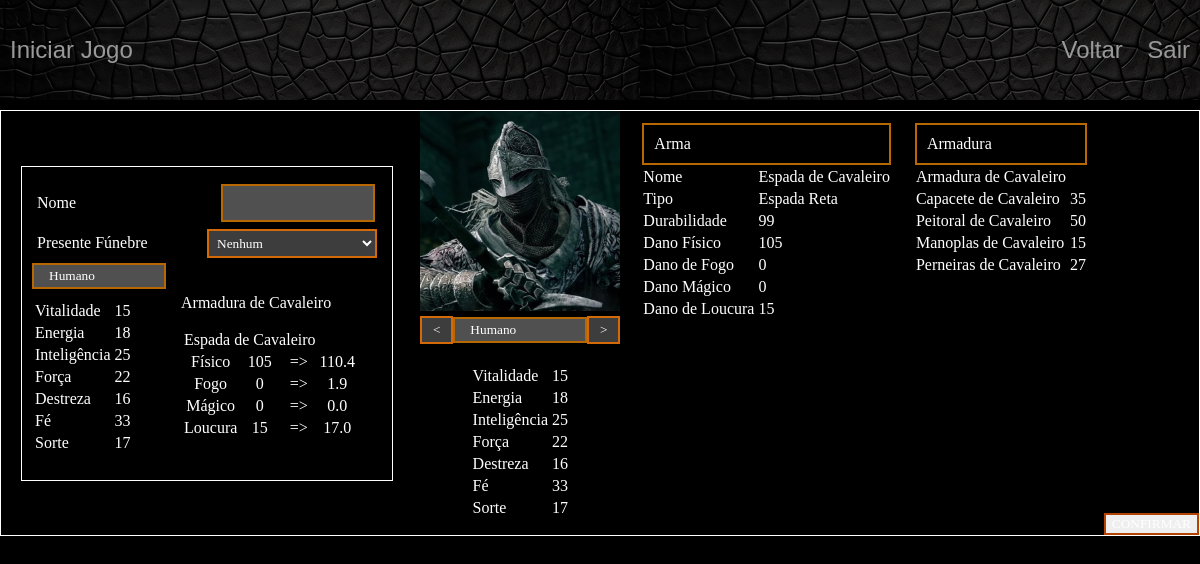
Page /view/newgame.php (signed in) on the committed database.
### tables this page shows
CREATE TABLE `classes` (
  `id_classe` int(11) NOT NULL,
  `nome_classe` varchar(20) NOT NULL,
  `caminho` varchar(100) NOT NULL,
  `id_arma` int(2) NOT NULL,
  `id_armadura` int(2) NOT NULL,
  `vitalidade` int(2) NOT NULL,
  `energia` int(2) NOT NULL,
  `inteligencia` int(2) NOT NULL,
  `forca` int(2) NOT NULL,
  `destreza` int(2) NOT NULL,
  `fe` int(2) NOT NULL,
  `sorte` int(2) NOT NULL,
  `res_fogo` int(3) NOT NULL,
  `res_sangrar` int(3) NOT NULL,
  `res_loucura` int(3) NOT NULL,
  `res_afogar` int(3) NOT NULL
);

CREATE TABLE `armaduras` (
  `id_armadura` int(2) NOT NULL,
  `nome_armadura` varchar(50) NOT NULL,
  `capacete` int(11) NOT NULL,
  `peitoral` int(11) NOT NULL,
  `perneiras` int(11) NOT NULL,
  `manoplas` int(11) NOT NULL
);

CREATE TABLE `armas` (
  `id_arma` int(2) NOT NULL,
  `nome_arma` varchar(50) NOT NULL,
  `tipo` varchar(20) NOT NULL,
  `dano_fis` int(4) DEFAULT NULL,
  `dano_mag` int(4) DEFAULT NULL,
  `dano_fogo` int(4) DEFAULT NULL,
  `dano_louc` int(4) DEFAULT NULL,
  `dur` int(3) NOT NULL
);

### model/dbCrudLogin.php (called while the page is built, shortened)
<?php
    class DatabaseFunctions {
        private $host;
        private $user;
        private $passwd;
        private $db;
        public function __construct() {
            $this->host = "localhost";
            $this->user = "root";
            $this->passwd = "";
            $this->db = "fatec_souls";
        }
        public function connect() {
            try {
                $this->conn = new PDO("mysql:host={$this->host};dbname={$this->db};charset=utf8",$this->user, $this->passwd);
                $this->conn->setAttribute(PDO::ATTR_ERRMODE, PDO::ERRMODE_EXCEPTION);
                return $this->conn;
            }
            catch (PDOException $e) {
                $_SESSION['errorDb'] = "Connection failed: " . $e->getMessage();
                return null;
            }
        }
    }
?>

### model/dbCrudLoad.php (the view, shortened to what this page needs)
<?php
    include_once '../model/dbCrudLogin.php';
    class DatabaseLoadFunctions {
        private $conn;
        private $nome;
        private $path;
        private $nomeArma;
        private $nomeArmadura;
        private $arma;
        private $classe;
        private $escala;
        public function __construct($conn) {
            $this->conn = $conn;
        }
        public function setNome($value) {
            $this->nome = $value;
        }
        public function setArma($nome) {
            $this->nomeArma = $nome;
        }
        public function setArmadura($nome) {
            $this->nomeArmadura = $nome;
        }
        public function getNome() {
            return $this->nome;
        }
        public function getArma() {
            return $this->nomeArma;
        }
        public function getArmadura() {
            return $this->nomeArmadura;
        }
        public function searchNomeArma($value) {
            $sql = "SELECT nome_arma FROM armas WHERE id_arma = :idArma";
            $stmt = $this->conn->prepare($sql);
            $stmt->bindParam(":idArma", $value);
            try {
                if($stmt->execute()) {
                    $result = $stmt->fetch(PDO::FETCH_ASSOC);
                    $this->setArma($result ? $result['nome_arma'] : '');
                } else {
                    $_SESSION['error_loadclass'] = "Não foi possível encontrar a arma da classe";
                }
            } catch (Exception $ex) {
                $_SESSION['error_loadclass'] = $ex->getMessage();
            }
        }
        public function searchNomeArmadura($value) {
            $sql = "SELECT nome_armadura FROM armaduras WHERE id_armadura = :idArmadura";
            $stmt = $this->conn->prepare($sql);
            $stmt->bindParam(":idArmadura", $value);
            try {
                if($stmt->execute()) {
                    $result = $stmt->fetch(PDO::FETCH_ASSOC);
                    $this->setArmadura($result ? $result['nome_armadura'] : '');
                } else {
                    $_SESSION['error_loadclass'] = "Não foi possível encontrar a armadura da classe";
                }
            } catch (Exception $ex) {
                $_SESSION['error_loadclass'] = $ex->getMessage();
            }
        }
        public function setPath($path) {
            $this->path = $path;
        }
        public function getPath() {
            return "../assets/classes_images/".$this->path;
        }
        public function loadClassInfo($classId) {
            $sql = "SELECT vitalidade as 'Vitalidade', energia as 'Energia', inteligencia as 'Inteligência', forca as 'Força', destreza as 'Destreza', fe as 'Fé', sorte as 'Sorte' FROM classes WHERE id_classe = :id_classe;";
            $stmt = $this->conn->prepare($sql);
            $stmt->bindParam(":id_classe", $classId);
            try {
                $stmt->execute();
                $row = $stmt->fetch(PDO::FETCH_ASSOC);
                echo "<table class='classProperties'>";
                foreach ($row as $field => $value) {
                    echo "<tr><td>".$field."</td><td>".$value."</td></tr>";
                }
                echo "</table>";
            } catch (PDOException $ex) {
                $_SESSION['error_loadclass'] = $ex->getMessage();
            }
        }
        public function loadFields($classId) {
            $sql = "SELECT nome_classe, caminho FROM classes WHERE id_classe = :id_classe";
            $stmt = $this->conn->prepare($sql);
            $stmt->bindParam(":id_classe", $classId);
            try {
                $stmt->execute();
            } catch (PDOException $ex) {
                $_SESSION['error_loadclass'] = $ex->getMessage();
            }
        }
        public function getBurialGifts() {
            $sql = 'SELECT * FROM presentes';
            $stmt = $this->conn->prepare($sql);
            try {
                $stmt->execute();
                $result = $stmt->fetchAll(PDO::FETCH_ASSOC);
                if ($result) {
                    $selected = isset($_GET['idGift']) ? $_GET['idGift'] : null;
                    foreach ($result as $row) {
                        echo '<option value="'.$row['id_presente'].'"';
                        if ($selected == $row['id_presente'])
                            echo 'selected';
                        echo '>'.$row['nome_presente'].'</option>';
                    }
                } else {
                    echo '<p>Não há presentes disponíveis.</p>';
                }
            } catch (PDOException $ex) {
                $_SESSION['error_loadclass'] = $ex->getMessage();
            }
        }
        public function loadClassArmor($classId) {
            $sql = "SELECT nome_armadura, capacete as 'Capacete', peitoral as 'Peitoral', manoplas as 'Manoplas', perneiras as 'Perneiras' FROM armaduras INNER JOIN classes ON classes.id_armadura = armaduras.id_armadura WHERE classes.id_classe = :idClasse";
            $stmt = $this->conn->prepare($sql);
            $stmt->bindParam(":idClasse", $classId);
            try {
                $stmt->execute();
                $row = $stmt->fetch(PDO::FETCH_ASSOC);
                $spanArmor = count($row) - 1;
                echo '<table class="classProperties">';
                echo '<tr><th class=classPropertiesHeader colspan="'.$spanArmor.'">Armadura</th></tr>';
                foreach($row as $field => $value) {
                    if($field == 'nome_armadura') {
                        $nomeClasse = explode(' ', trim($value));
                        $nomeArmadura = end($nomeClasse);
                        echo '<tr><td>'.$value.'</td></tr>';
                        continue;
                    }
                    echo '<tr><td>'.$field.' de '.$nomeArmadura.'</td><td>'.$value.'</td></tr>';
                }
                echo '</table>';
            } catch (PDOException $ex) {
                $_SESSION['error_loadclass'] = $ex->getMessage();
            }
        }
        public function loadClassWeapon($classId) {
            $sql = "SELECT nome_arma as 'Nome', tipo as 'Tipo', dur as 'Durabilidade', dano_fis as 'Dano Físico', dano_fogo as 'Dano de Fogo', dano_mag as 'Dano Mágico', dano_louc as 'Dano de Loucura' FROM armas INNER JOIN classes ON classes.id_arma = armas.id_arma WHERE classes.id_classe = :idClasse";
            $stmt = $this->conn->prepare($sql);
            $stmt->bindParam(":idClasse", $classId);
            try {
                $stmt->execute();
                $row = $stmt->fetch(PDO::FETCH_ASSOC);
                $spanWeapon = count($row) + 2;
                echo '<table class="classProperties">';
                echo '<tr><th class="classPropertiesHeader" colspan="'.$spanWeapon.'">Arma</th></tr>';
                foreach($row as $field => $value) {
                    echo '<tr><td>'.$field.'</td><td>'.$value.'</td></tr>';
                }
                echo '</table>';
            } catch (PDOException $ex) {
                $_SESSION['error_loadclass'] = $ex->getMessage();
            }
        }
        public function setScaling($classId) {
            $sql = "SELECT armas.dano_fis, armas.dano_mag, armas.dano_fogo, armas.dano_louc FROM armas INNER JOIN classes ON armas.id_arma = classes.id_arma WHERE classes.id_classe = :idClasse";
            $stmt = $this->conn->prepare($sql);
            $stmt->bindParam(":idClasse", $classId);
            if($stmt->execute()) {
                $this->arma = $stmt->fetch(PDO::FETCH_ASSOC);
            }
            $sql = "SELECT classes.forca, classes.destreza, classes.inteligencia, classes.fe, classes.sorte FROM classes WHERE classes.id_classe = :idClasse";
            $stmt = $this->conn->prepare($sql);
            $stmt->bindParam(":idClasse", $classId);
            if($stmt->execute()) {
                $this->classe = $stmt->fetch(PDO::FETCH_ASSOC);
            }
            $sql = "SELECT escalas.tipo_dano, escalas.forca, escalas.destreza, escalas.inteligencia, escalas.fe, escalas.sorte FROM escalas INNER JOIN armas ON escalas.tipo_arma = armas.tipo INNER JOIN classes ON classes.id_arma = armas.id_arma WHERE classes.id_classe = :idClasse";
            $stmt = $this->conn->prepare($sql);
            $stmt->bindParam(":idClasse", $classId);
            if($stmt->execute()) {
                $this->escala = $stmt->fetchAll(PDO::FETCH_ASSOC);
            }
        }
        public function getScaling() {
            $damageTypes = [
                'dano_fis' => 'Físico',
                'dano_fogo' => 'Fogo',
                'dano_mag' => 'Mágico',
                'dano_louc' => 'Loucura'
            ];
            foreach ($damageTypes as $key => $label) {
                $scalingRow = null;
                foreach ($this->escala as $row) {
                    if ($row['tipo_dano'] == $key) {
                        $scalingRow = $row;
                        break;
                    }
                }
                $base = isset($this->arma[$key]) ? $this->arma[$key] : 0;
                $scaling =
                    $this->classe['forca']        * $scalingRow['forca'] +
                    $this->classe['destreza']     * $scalingRow['destreza'] +
                    $this->classe['inteligencia'] * $scalingRow['inteligencia'] +
                    $this->classe['fe']           * $scalingRow['fe'] +
                    $this->classe['sorte']        * $scalingRow['sorte'];
                $total = $base + $scaling;
                echo '<tr><td>'.$label.'</td><td>'.$base.'</td><td>=></td><td>'.number_format($total, 1).'</td></tr>';
            }
        }
    }
?>

### view/newgame.php (shortened to what this page needs)
<?php
    include_once '../model/dbCrudLoad.php';
    include_once '../model/dbCrudLogin.php';
    $fnc = new DatabaseFunctions();
    $model = new DatabaseLoadFunctions($fnc->connect());
    $classId = isset($_GET['idClass']) ? $_GET['idClass'] : 1;
    $model->loadFields($classId);
    $model->searchNomeArma($classId);
    $model->searchNomeArmadura($classId);
    $model->setScaling($classId);
?>
<!DOCTYPE html>
    <head>
        <link rel="stylesheet" href="../view/styleView2.css">
    </head>
    <body>
        <header>
            <p class="headerText">Iniciar Jogo</p>
            <div>
                <a href="../view/intermediate.php" class="headerText">Voltar</a>
                <a href="../controller/logoutController.php" class="headerText">Sair</a>
            </div>
        </header>
        <main>
            <form class="formChar" action="../controller/characterController.php" method="POST">
                <div class="charForm">
                    <div class="inputs">
                        <label for="name" class="generalText">Nome</label>
                        <input type="text" id="name" name="name" required>
                    </div>
                    <div class="inputs">
                        <label for="gift" class="generalText">Presente Fúnebre</label>
                        <select id="gift" name="gift" required>
                            <?php $model->getBurialGifts(); ?>
                        </select>
                    </div>
                    <div class="classAttributes">
                        <div>
                            <input readonly class="selectedClass" value=<?php echo $model->getNome(); ?>></input>
                            <?php $model->loadClassInfo($classId); ?>
                        </div>
                        <div>
                            <p style="color: white; font-family:'Optimus Princeps';"><?php echo $model->getArmadura() ?></p>
                            <table class="weaponScaling">
                                <tr><th style="color: white; font-family: 'Optimus Princeps'; font-weight: lighter; font-style: normal" colspan=3><?php echo $model->getArma() ?></th></tr>
                                <?php $model->getScaling() ?>
                            </table>
                        </div>
                    </div>
                </div>
                <div class="classInfo">
                    <div class="classImage">
                        <img src="<?php echo $model->getPath(); ?>" class="imgClass" id="imgClass" name="imgClass">
                        <div class="classButtons">
                            <button class="classSelector" id="prevClass" type="button"><</button>
                            <input readonly class="selectedClass" id="selectedClass" value=<?php echo $model->getNome(); ?>></input>
                            <button class="classSelector" id="nextClass" type="button">></button>
                        </div>
                        <div>
                            <?php $model->loadClassInfo($classId); ?>
                        </div>
                    </div>
                    <div class="classWeapon">
                        <?php $model->loadClassWeapon($classId); ?>
                    </div>
                    <div class="classArmor">
                        <?php $model->loadClassArmor($classId); ?>
                    </div>
                </div>
                <br>
                <button class="confirmChar" type="submit">CONFIRMAR</button>
            </form>
        </main>
    </body>
</html>

### rows in the picture
classes: nome_classe "Humano", vitalidade "15", energia "18", inteligencia "25", forca "22", destreza "16", fe "33", sorte "17", caminho (picture)
armaduras: nome_armadura "Armadura de Cavaleiro", capacete "35", peitoral "50", manoplas "15", perneiras "27"
armas: nome_arma "Espada de Cavaleiro", dano_fis "105", dano_fogo "0", dano_mag "0", dano_louc "15", tipo "Espada Reta", dur "99"

### other values in the picture
$field "Vitalidade"
$field "Energia"
$field "Inteligência"
$field "Força"
$field "Destreza"
$field "Fé"
$field "Sorte"
$label "Físico"
$total "110.4"
$label "Fogo"
$total "1.9"
$label "Mágico"
$total "0.0"
$label "Loucura"
$total "17.0"
